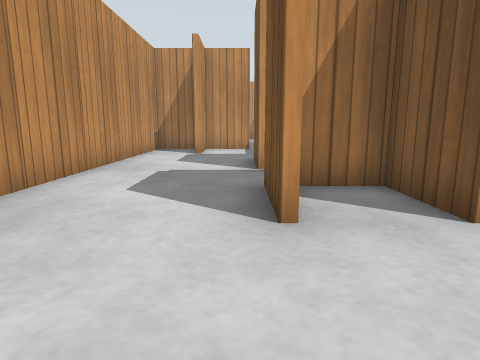
View 1 (above)

24 first-person views from a walk through a robot-simulator world made for Gazebo. The camera is 0.5 m above the floor, tilts 10° down and sees 75° across. The floor is counted in squares, 0.5 m on a side. Each view is taken from the middle of a square. On the plan, view 1 faces up. The plan holds only what a view shows up to about 12 squares ahead; the rest is blank. Gazebo's built-in surfaces are drawn with simple patterns.

View 2
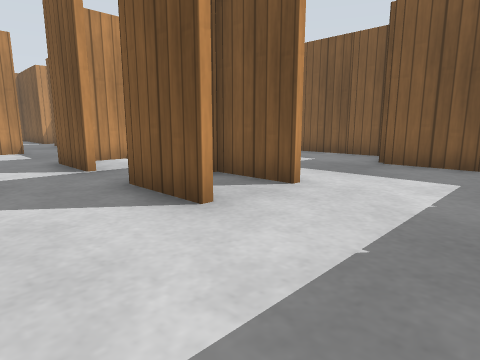

View 3
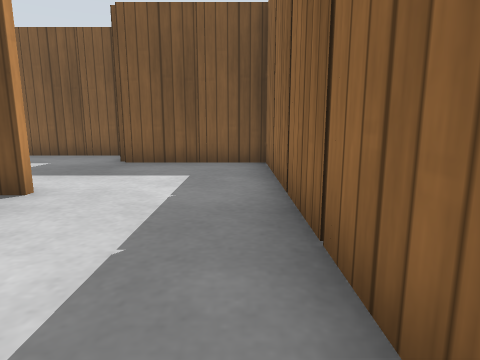

View 4
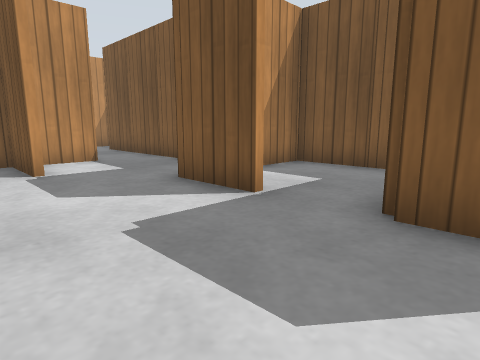

View 5
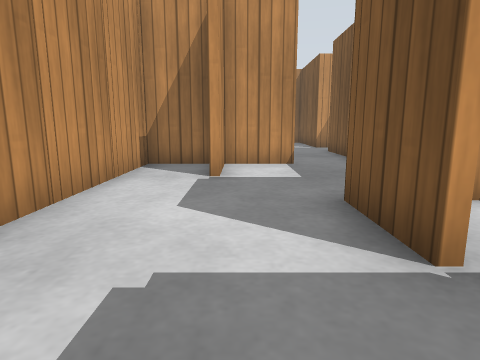

View 6
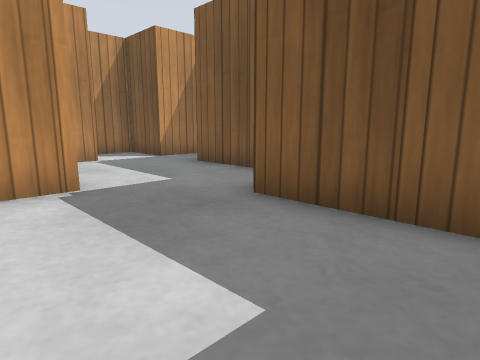

View 7
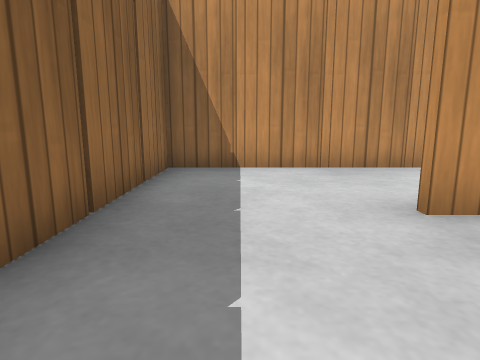

View 8
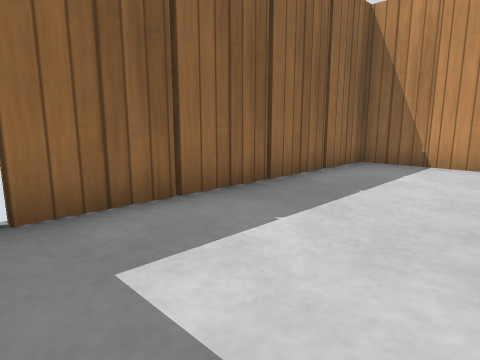

View 9
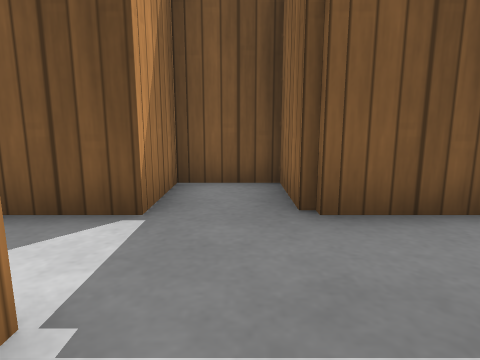

View 10
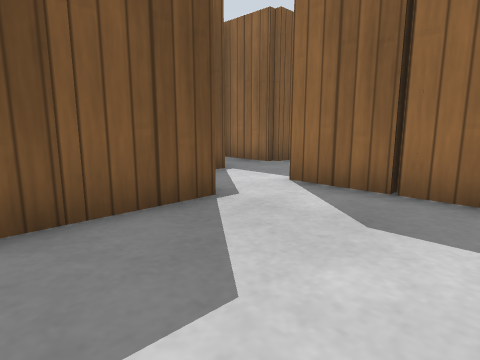

View 11
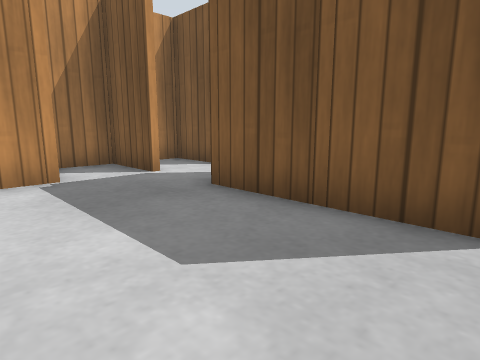

View 12
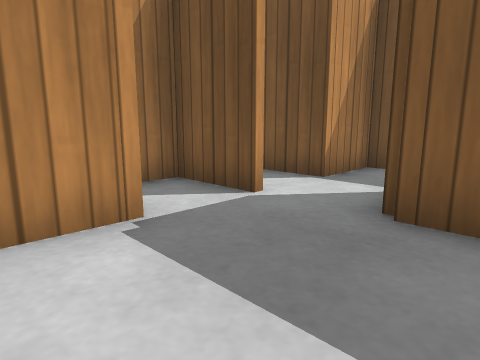

View 13
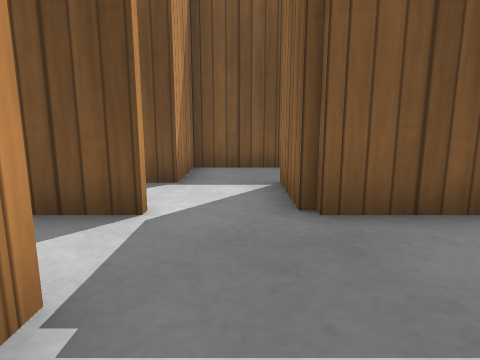

View 14
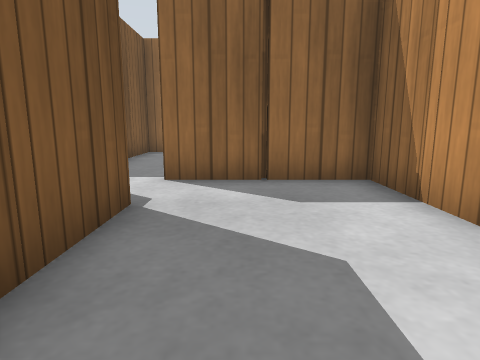

View 15
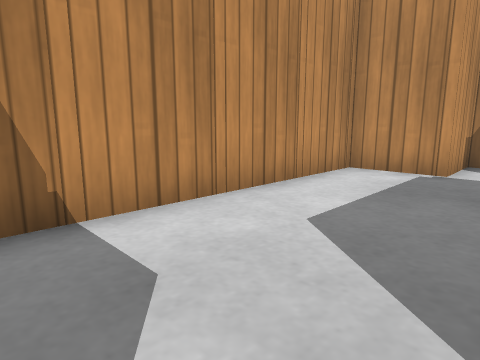

View 16
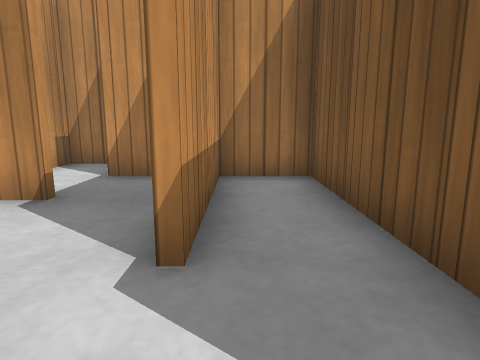

View 17
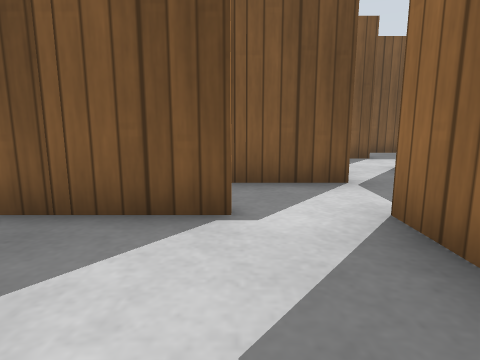

View 18
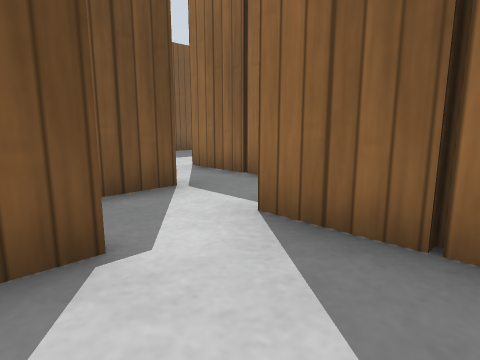

View 19
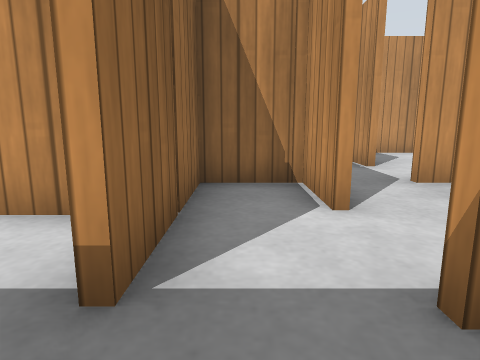

View 20
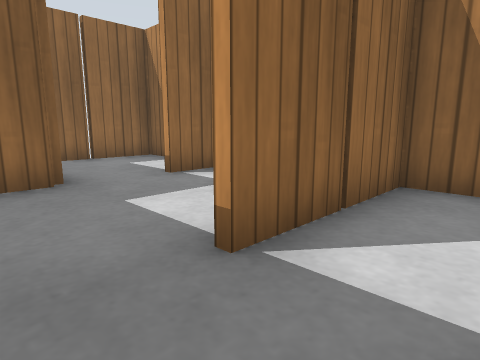

View 21
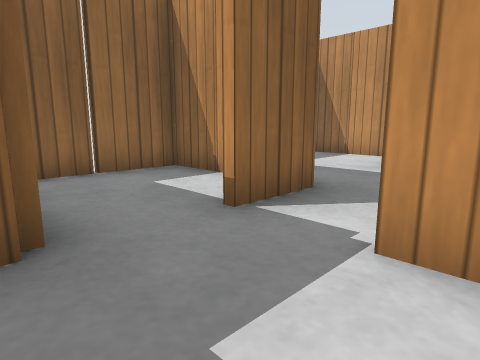

View 22
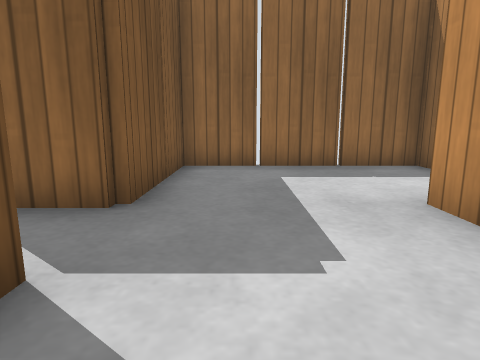

View 23
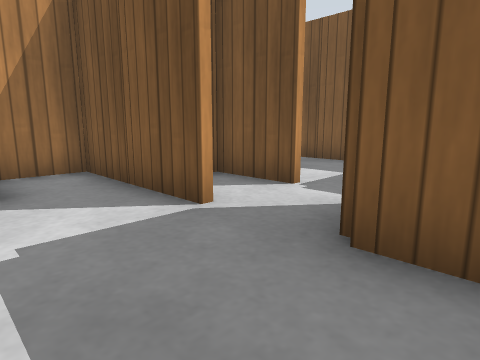

View 24
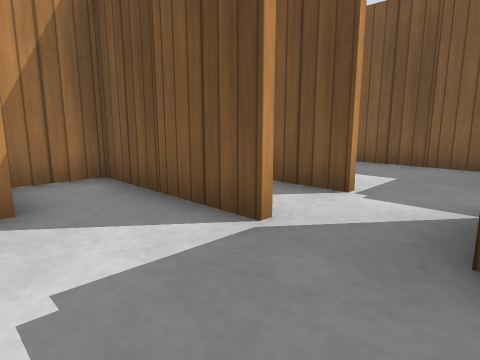

### Floor plan
Points are (right, up) in squares from view 1. A wall is a line through its corners. A room is listed if a view was taken in it or the views show most of it. See-through windows are left out.
Room 1 (views 1, 2, 3, 4, 5, 6, 7, 8, 9, 10, 11, 12, 13, 14, 15, 16, 17, 18, 19, 20, 21, 22, 23, 24)
walls: (9.4, 11.3) (10.5, 11.3); (6.4, 11) (6.4, 15); (6.5, 9.1) (5.8, 9.1); (9.5, 9.1) (8.4, 9.1) (8.4, 10.5); (10.5, 11.1) (9.5, 11.1); (5.4, 9.3) (6.5, 9.3); (10.4, 13) (10.4, 16.5); (6.6, 14.4) (6.6, 13.4); (9.4, 7.3) (10.4, 7.3) (10.4, 8.5); (8.5, 15.1) (7.8, 15.1); (7.4, 15.3) (8.5, 15.3); (10.6, 14.5) (10.6, 13); (12.4, 11) (12.4, 17.1); (12.6, 11.8) (12.6, 11); (3.5, 9.1) (1.4, 9.1); (4.4, 7.4) (4.4, 8.5); (12.6, 8.5) (12.6, 7.5); (2.6, 10.6) (2.6, 9.3) (3.6, 9.3); (2.6, 12.5) (2.6, 11.4); (13.4, 9.3) (14.5, 9.3); (2.4, 12) (2.4, 17); (10.6, 16.5) (10.6, 15.4); (6.4, 17) (6.4, 18.5); (9.5, 17.1) (8.4, 17.1) (8.4, 18.5); (2.6, 14.5) (2.6, 13.4); (14.5, 9.1) (13.5, 9.1); (4.6, 5.1) (3.5, 5.1); (8.6, 4) (8.6, 3); (12.4, 5) (12.4, 8.5); (7.8, 3.3) (8.4, 3.3) (8.4, 7); (2.6, 16.5) (2.6, 15.4); (0.5, 13.1) (-0.6, 13.1); (14.6, 6.1) (14.6, 5); (4.6, 18.5) (4.6, 17.1) (3.4, 17.1); (15.5, 7.3) (16.5, 7.3); (0.4, 7) (0.4, 9); (16.4, 9) (16.4, 9.8); (14.4, 5) (14.4, 6.5); (12.5, 3.3) (14.5, 3.3); (6.6, 2.1) (6.6, 1.5); (-1.4, 12.4) (-1.4, 11); (-1.6, 11) (-1.6, 12.5); (2.4, 3) (2.4, 4.5); (0.6, 3.8) (0.6, 3); (6.6, 0.6) (6.6, -0.8); (0.4, 3) (0.4, 5); (12.6, 0.6) (12.6, -0.8); (-3.4, 10.5) (-3.4, 9.4); (-3.4, 12.5) (-3.4, 11.4); (-3.4, 8.5) (-3.4, 7.4); (6.4, -0.8) (6.4, 3); (-3.4, 6.5) (-3.4, 5.4); (18.4, 4) (18.4, 8.4); (12.4, -0.8) (12.4, 3); (-3.4, 4.5) (-3.4, 3.4); (-3.4, 2.5) (-3.4, 1.4); (-3.4, 0.6) (-3.4, -0.7) (15.6, -0.7)
objects: wooden post (-4, 1); wooden post (-4, 3); wooden post (-4, 5); wooden post (-4, 7); wooden post (-4, 9); wooden post (-4, 11); wooden post (-4, 13) to (-3, 13); wooden post (-2, -1); wooden post (-2, 13); wooden post (-1, 13); wooden post (0, -1); wooden post (1, 5); wooden post (1, 9); wooden post (2, -1); wooden post (2, 5); wooden post (2, 11); wooden post (2, 13); wooden post (2, 15); wooden post (3, 5); wooden post (3, 17); wooden post (4, -1); wooden post (4, 7); wooden post (4, 9); wooden post (5, 9); wooden post (5, 19); wooden post (6, 1); wooden post (6, 13); wooden post (6, 19); wooden post (7, 3); wooden post (7, 15); wooden post (7, 19); wooden post (8, -1); wooden post (8, 5); wooden post (8, 11); wooden post (8, 19); wooden post (9, 7); wooden post (9, 11); wooden post (9, 19); wooden post (10, -1); wooden post (10, 9); wooden post (10, 15); wooden post (10, 17); wooden post (11, 9); wooden post (11, 17); wooden post (12, 1); wooden post (12, 7) to (13, 7); wooden post (12, 9); wooden post (12, 13); wooden post (12, 15); wooden post (13, 3); wooden post (13, 9); wooden post (13, 17); wooden post (14, -1); wooden post (14, 7); wooden post (15, 7); wooden post (17, 3); wooden post (19, 5); wooden post (19, 7)

Positions as (right, up) in squares from view 1, and headings:
1: (0, 0), facing up
2: (-2, 0), facing up-right
3: (-2, 0), facing right
4: (-3, 4), facing up-right
5: (-1, 5), facing up
6: (3, 0), facing up-right
7: (4, 1), facing left
8: (5, 3), facing down-left
9: (5, 8), facing right
10: (3, 14), facing down-right
11: (3, 11), facing up-right
12: (3, 14), facing up-right
13: (3, 16), facing right
14: (5, 15), facing down
15: (6, 10), facing up-left
16: (11, 11), facing up
17: (7, 13), facing right
18: (8, 14), facing down-right
19: (18, 8), facing left
20: (18, 9), facing down-left
21: (17, 6), facing down-left
22: (11, 7), facing down
23: (10, 2), facing up-right
24: (10, 3), facing up-right
